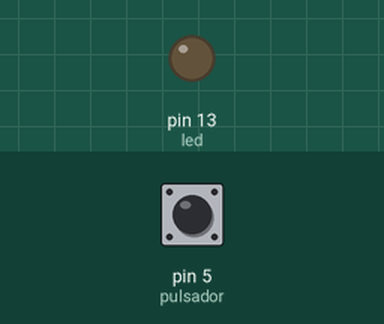
Bench run of a sketch on a simulated Arduino Uno, built with avr-gcc and run on an emulated ATmega328P. Shown: output pins drawn as LEDs (lit = HIGH). The inputs (shaded band) are chosen by the test bench; at power-on: pin 5 (pulsador) HIGH.

Above: at 1.2 s.
1.3 s: pin 5 (pulsador) pulled LOW for 0.15 s
At 1.37 s:
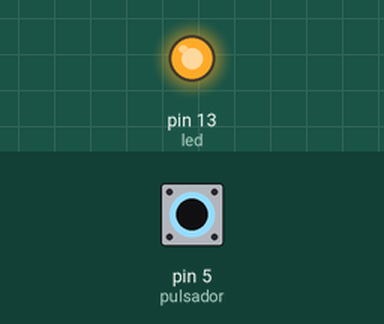
2.9 s: pin 5 (pulsador) pulled LOW for 3.2 s
At 7.3 s:
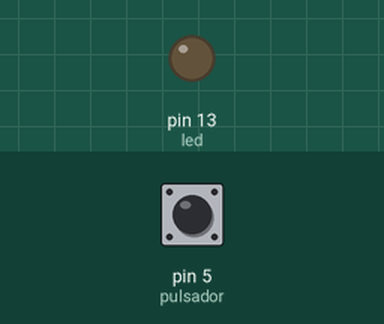
Timing chart, 0 to 8.8 s (numbered marks = the images above; inputs shaded):
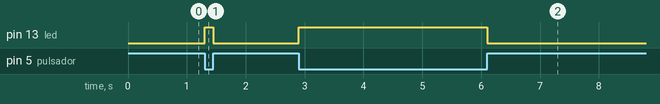

Measured:
- after the input at 1.3 s, pin 13 (led): LOW → HIGH at once, → LOW 0.15 s later
- after the input at 2.9 s, pin 13 (led): LOW → HIGH at once, → LOW 3.2 s later

The sketch:

pinInput.ino
```cpp
int pulsador = 5; // defino un nobre para el pin del pulsador
int led = 13;      // defino un nombre para el pin del led

void setup(){  // se ejecuta cuando inicia el programa
  pinMode(pulsador, INPUT_PULLUP);    // configuro pulsador como input
  pinMode(led, OUTPUT);        // configuro led como output
}


   // defino estadoLed como una variable booleana

void loop(){

  boolean estadoPulsador = !digitalRead(pulsador);   // digital read, me devuelve el estado del pulsador y guardo en esa var
  digitalWrite(led, estadoPulsador);    // digitalWrite escribe un valor DIGITAL en un pin.
}
```
